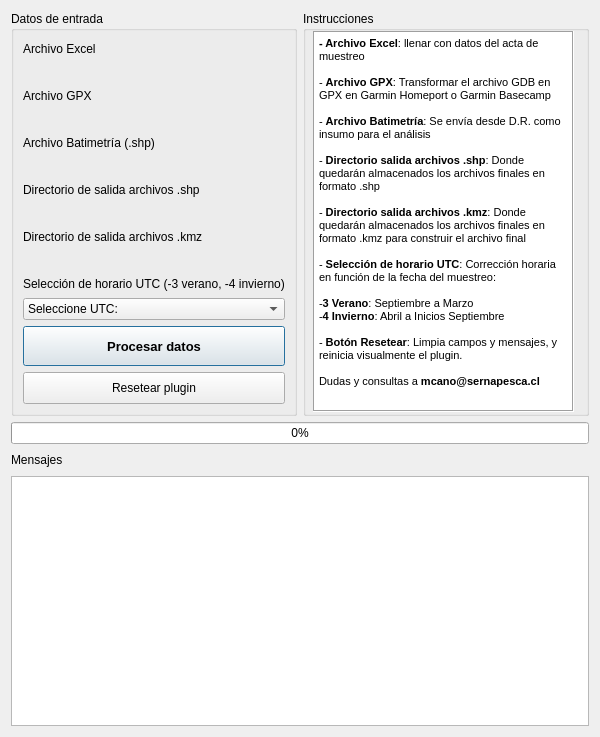
<?xml version="1.0" encoding="UTF-8"?>
<ui version="4.0">
 <class>AnalisisInfaDialogBase</class>
 <widget class="QDialog" name="AnalisisInfaDialogBase">
  <property name="geometry">
   <rect>
    <x>0</x>
    <y>0</y>
    <width>600</width>
    <height>737</height>
   </rect>
  </property>
  <property name="minimumSize">
   <size>
    <width>600</width>
    <height>737</height>
   </size>
  </property>
  <property name="maximumSize">
   <size>
    <width>600</width>
    <height>737</height>
   </size>
  </property>
  <property name="font">
   <font>
    <weight>50</weight>
    <bold>false</bold>
   </font>
  </property>
  <property name="windowTitle">
   <string>Analisis INFA</string>
  </property>
  <layout class="QGridLayout" name="gridLayout">
   <item row="0" column="1" rowspan="2">
    <widget class="QGroupBox" name="groupBox_2">
     <property name="minimumSize">
      <size>
       <width>280</width>
       <height>350</height>
      </size>
     </property>
     <property name="title">
      <string>Instrucciones</string>
     </property>
     <widget class="QTextEdit" name="textEdit_2">
      <property name="geometry">
       <rect>
        <x>10</x>
        <y>20</y>
        <width>261</width>
        <height>381</height>
       </rect>
      </property>
      <property name="frameShape">
       <enum>QFrame::Box</enum>
      </property>
      <property name="readOnly">
       <bool>true</bool>
      </property>
      <property name="html">
       <string>&lt;!DOCTYPE HTML PUBLIC &quot;-//W3C//DTD HTML 4.0//EN&quot; &quot;http://www.w3.org/TR/REC-html40/strict.dtd&quot;&gt;
&lt;html&gt;&lt;head&gt;&lt;meta name=&quot;qrichtext&quot; content=&quot;1&quot; /&gt;&lt;style type=&quot;text/css&quot;&gt;
p, li { white-space: pre-wrap; }
&lt;/style&gt;&lt;/head&gt;&lt;body style=&quot; font-family:'MS Shell Dlg 2'; font-size:8.25pt; font-weight:400; font-style:normal;&quot;&gt;
&lt;p style=&quot; margin-top:0px; margin-bottom:0px; margin-left:0px; margin-right:0px; -qt-block-indent:0; text-indent:0px;&quot;&gt;&lt;span style=&quot; font-size:8pt; font-weight:600;&quot;&gt;- Archivo Excel&lt;/span&gt;&lt;span style=&quot; font-size:8pt;&quot;&gt;: llenar con datos del acta de muestreo&lt;/span&gt;&lt;/p&gt;
&lt;p style=&quot;-qt-paragraph-type:empty; margin-top:0px; margin-bottom:0px; margin-left:0px; margin-right:0px; -qt-block-indent:0; text-indent:0px; font-size:8pt;&quot;&gt;&lt;br /&gt;&lt;/p&gt;
&lt;p style=&quot; margin-top:0px; margin-bottom:0px; margin-left:0px; margin-right:0px; -qt-block-indent:0; text-indent:0px;&quot;&gt;&lt;span style=&quot; font-size:8pt;&quot;&gt;- &lt;/span&gt;&lt;span style=&quot; font-size:8pt; font-weight:600;&quot;&gt;Archivo GPX&lt;/span&gt;&lt;span style=&quot; font-size:8pt;&quot;&gt;: Transformar el archivo GDB en GPX en Garmin Homeport o Garmin Basecamp&lt;/span&gt;&lt;/p&gt;
&lt;p style=&quot;-qt-paragraph-type:empty; margin-top:0px; margin-bottom:0px; margin-left:0px; margin-right:0px; -qt-block-indent:0; text-indent:0px; font-size:8pt;&quot;&gt;&lt;br /&gt;&lt;/p&gt;
&lt;p style=&quot; margin-top:0px; margin-bottom:0px; margin-left:0px; margin-right:0px; -qt-block-indent:0; text-indent:0px;&quot;&gt;&lt;span style=&quot; font-size:8pt;&quot;&gt;- &lt;/span&gt;&lt;span style=&quot; font-size:8pt; font-weight:600;&quot;&gt;Archivo Batimetría&lt;/span&gt;&lt;span style=&quot; font-size:8pt;&quot;&gt;: Se envía desde D.R. como insumo para el análisis&lt;/span&gt;&lt;/p&gt;
&lt;p style=&quot;-qt-paragraph-type:empty; margin-top:0px; margin-bottom:0px; margin-left:0px; margin-right:0px; -qt-block-indent:0; text-indent:0px; font-size:8pt;&quot;&gt;&lt;br /&gt;&lt;/p&gt;
&lt;p style=&quot; margin-top:0px; margin-bottom:0px; margin-left:0px; margin-right:0px; -qt-block-indent:0; text-indent:0px;&quot;&gt;&lt;span style=&quot; font-size:8pt;&quot;&gt;- &lt;/span&gt;&lt;span style=&quot; font-size:8pt; font-weight:600;&quot;&gt;Directorio salida archivos .shp&lt;/span&gt;&lt;span style=&quot; font-size:8pt;&quot;&gt;: Donde quedarán almacenados los archivos finales en formato .shp&lt;/span&gt;&lt;/p&gt;
&lt;p style=&quot;-qt-paragraph-type:empty; margin-top:0px; margin-bottom:0px; margin-left:0px; margin-right:0px; -qt-block-indent:0; text-indent:0px; font-size:8pt;&quot;&gt;&lt;br /&gt;&lt;/p&gt;
&lt;p style=&quot; margin-top:0px; margin-bottom:0px; margin-left:0px; margin-right:0px; -qt-block-indent:0; text-indent:0px;&quot;&gt;&lt;span style=&quot; font-size:8pt;&quot;&gt;- &lt;/span&gt;&lt;span style=&quot; font-size:8pt; font-weight:600;&quot;&gt;Directorio salida archivos .kmz&lt;/span&gt;&lt;span style=&quot; font-size:8pt;&quot;&gt;: Donde quedarán almacenados los archivos finales en formato .kmz para construir el archivo final&lt;/span&gt;&lt;/p&gt;
&lt;p style=&quot;-qt-paragraph-type:empty; margin-top:0px; margin-bottom:0px; margin-left:0px; margin-right:0px; -qt-block-indent:0; text-indent:0px; font-size:8pt;&quot;&gt;&lt;br /&gt;&lt;/p&gt;
&lt;p style=&quot; margin-top:0px; margin-bottom:0px; margin-left:0px; margin-right:0px; -qt-block-indent:0; text-indent:0px;&quot;&gt;&lt;span style=&quot; font-size:8pt;&quot;&gt;- &lt;/span&gt;&lt;span style=&quot; font-size:8pt; font-weight:600;&quot;&gt;Selección de horario UTC&lt;/span&gt;&lt;span style=&quot; font-size:8pt;&quot;&gt;: Corrección horaria en función de la fecha del muestreo:&lt;/span&gt;&lt;/p&gt;
&lt;p style=&quot; margin-top:0px; margin-bottom:0px; margin-left:0px; margin-right:0px; -qt-block-indent:0; text-indent:0px;&quot;&gt;&lt;span style=&quot; font-size:8pt;&quot;&gt;	&lt;/span&gt;&lt;/p&gt;
&lt;p style=&quot; margin-top:0px; margin-bottom:0px; margin-left:0px; margin-right:0px; -qt-block-indent:0; text-indent:0px;&quot;&gt;&lt;span style=&quot; font-size:8pt;&quot;&gt;-&lt;/span&gt;&lt;span style=&quot; font-size:8pt; font-weight:600;&quot;&gt;3 Verano&lt;/span&gt;&lt;span style=&quot; font-size:8pt;&quot;&gt;: Septiembre a Marzo&lt;/span&gt;&lt;/p&gt;
&lt;p style=&quot; margin-top:0px; margin-bottom:0px; margin-left:0px; margin-right:0px; -qt-block-indent:0; text-indent:0px;&quot;&gt;&lt;span style=&quot; font-size:8pt;&quot;&gt;-&lt;/span&gt;&lt;span style=&quot; font-size:8pt; font-weight:600;&quot;&gt;4 Invierno&lt;/span&gt;&lt;span style=&quot; font-size:8pt;&quot;&gt;: Abril a Inicios Septiembre&lt;/span&gt;&lt;/p&gt;
&lt;p style=&quot;-qt-paragraph-type:empty; margin-top:0px; margin-bottom:0px; margin-left:0px; margin-right:0px; -qt-block-indent:0; text-indent:0px; font-size:8pt;&quot;&gt;&lt;br /&gt;&lt;/p&gt;
&lt;p style=&quot; margin-top:0px; margin-bottom:0px; margin-left:0px; margin-right:0px; -qt-block-indent:0; text-indent:0px;&quot;&gt;&lt;span style=&quot; font-size:8pt;&quot;&gt;- &lt;/span&gt;&lt;span style=&quot; font-size:8pt; font-weight:600;&quot;&gt;Botón Resetear&lt;/span&gt;&lt;span style=&quot; font-size:8pt;&quot;&gt;: Limpia campos y mensajes, y reinicia visualmente el plugin.&lt;/span&gt;&lt;/p&gt;
&lt;p style=&quot;-qt-paragraph-type:empty; margin-top:0px; margin-bottom:0px; margin-left:0px; margin-right:0px; -qt-block-indent:0; text-indent:0px; font-size:8pt;&quot;&gt;&lt;br /&gt;&lt;/p&gt;
&lt;p style=&quot; margin-top:0px; margin-bottom:0px; margin-left:0px; margin-right:0px; -qt-block-indent:0; text-indent:0px;&quot;&gt;&lt;span style=&quot; font-size:8pt;&quot;&gt;Dudas y consultas a &lt;/span&gt;&lt;span style=&quot; font-size:8pt; font-weight:600;&quot;&gt;mcano@sernapesca.cl&lt;/span&gt;&lt;/p&gt;&lt;/body&gt;&lt;/html&gt;</string>
      </property>
     </widget>
    </widget>
   </item>
   <item row="5" column="0" colspan="2">
    <widget class="QTextEdit" name="textEdit">
     <property name="maximumSize">
      <size>
       <width>16777215</width>
       <height>250</height>
      </size>
     </property>
    </widget>
   </item>
   <item row="0" column="0" rowspan="2">
    <widget class="QGroupBox" name="groupBox">
     <property name="minimumSize">
      <size>
       <width>0</width>
       <height>0</height>
      </size>
     </property>
     <property name="title">
      <string>Datos de entrada</string>
     </property>
     <layout class="QGridLayout" name="gridLayout_2">
      <item row="9" column="0">
       <widget class="QLabel" name="label_2">
        <property name="text">
         <string>Directorio de salida archivos .shp</string>
        </property>
       </widget>
      </item>
      <item row="8" column="0">
       <widget class="QgsFileWidget" name="batiFileWidget"/>
      </item>
      <item row="15" column="0">
       <widget class="QComboBox" name="utcComboBox">
        <item>
         <property name="text">
          <string>Seleccione UTC:</string>
         </property>
        </item>
        <item>
         <property name="text">
          <string>-3</string>
         </property>
        </item>
        <item>
         <property name="text">
          <string>-4</string>
         </property>
        </item>
       </widget>
      </item>
      <item row="1" column="0">
       <widget class="QgsFileWidget" name="excelFileWidget"/>
      </item>
      <item row="2" column="0">
       <widget class="QLabel" name="label_3">
        <property name="text">
         <string>Archivo GPX</string>
        </property>
       </widget>
      </item>
      <item row="11" column="0">
       <widget class="QLabel" name="label_6">
        <property name="text">
         <string>Directorio de salida archivos .kmz</string>
        </property>
       </widget>
      </item>
      <item row="7" column="0">
       <widget class="QLabel" name="label_4">
        <property name="text">
         <string>Archivo Batimetría (.shp)</string>
        </property>
       </widget>
      </item>
      <item row="16" column="0">
       <widget class="QPushButton" name="procesarButton">
        <property name="enabled">
         <bool>true</bool>
        </property>
        <property name="minimumSize">
         <size>
          <width>0</width>
          <height>40</height>
         </size>
        </property>
        <property name="maximumSize">
         <size>
          <width>16777215</width>
          <height>40</height>
         </size>
        </property>
        <property name="font">
         <font>
          <pointsize>10</pointsize>
          <weight>75</weight>
          <italic>false</italic>
          <bold>true</bold>
          <underline>false</underline>
         </font>
        </property>
        <property name="mouseTracking">
         <bool>false</bool>
        </property>
        <property name="autoFillBackground">
         <bool>false</bool>
        </property>
        <property name="text">
         <string>Procesar datos</string>
        </property>
        <property name="flat">
         <bool>false</bool>
        </property>
       </widget>
      </item>
      <item row="13" column="0">
       <widget class="QLabel" name="label_7">
        <property name="text">
         <string>Selección de horario UTC (-3 verano, -4 invierno)</string>
        </property>
       </widget>
      </item>
      <item row="0" column="0">
       <widget class="QLabel" name="label">
        <property name="text">
         <string>Archivo Excel</string>
        </property>
       </widget>
      </item>
      <item row="12" column="0">
       <widget class="QgsFileWidget" name="dirsalidakmzFileWidget">
        <property name="storageMode">
         <enum>QgsFileWidget::GetDirectory</enum>
        </property>
       </widget>
      </item>
      <item row="10" column="0">
       <widget class="QgsFileWidget" name="dirsalidashpFileWidget">
        <property name="storageMode">
         <enum>QgsFileWidget::GetDirectory</enum>
        </property>
       </widget>
      </item>
      <item row="4" column="0">
       <widget class="QgsFileWidget" name="gpxFileWidget"/>
      </item>
      <item row="17" column="0">
       <widget class="QPushButton" name="resetButton">
        <property name="minimumSize">
         <size>
          <width>0</width>
          <height>32</height>
         </size>
        </property>
        <property name="text">
         <string>Resetear plugin</string>
        </property>
       </widget>
      </item>
     </layout>
    </widget>
   </item>
   <item row="3" column="0" colspan="2">
    <widget class="QProgressBar" name="progressBar">
     <property name="value">
      <number>0</number>
     </property>
    </widget>
   </item>
   <item row="4" column="0" colspan="2">
    <widget class="QLabel" name="label_9">
     <property name="minimumSize">
      <size>
       <width>0</width>
       <height>20</height>
      </size>
     </property>
     <property name="maximumSize">
      <size>
       <width>16777215</width>
       <height>20</height>
      </size>
     </property>
     <property name="text">
      <string>Mensajes</string>
     </property>
    </widget>
   </item>
  </layout>
 </widget>
 <customwidgets>
  <customwidget>
   <class>QgsFileWidget</class>
   <extends>QWidget</extends>
   <header>qgsfilewidget.h</header>
  </customwidget>
 </customwidgets>
 <resources/>
 <connections/>
</ui>
